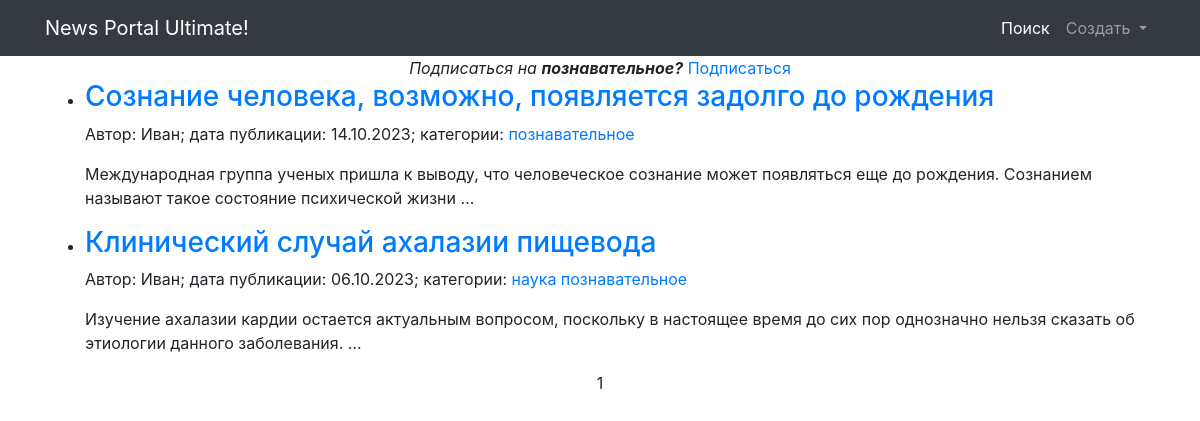
The app's page /news/category/4/ (signed in) with its own data.
### news/models.py (models this page shows, shortened)
class Category(models.Model):
    name = models.CharField(unique=True, max_length=255)  # Уникальное имя категории
    subscribers = models.ManyToManyField(User, blank=True)
    def __str__(self):
        return self.name

class Post(models.Model):
    author = models.ForeignKey(Author, on_delete=models.CASCADE)  # Связь с моделью Author
    time_in = models.DateTimeField(auto_now_add=True)  # Дата и время создания поста
    type = models.CharField(choices=POST_TYPES, max_length=2)  # Тип поста (Статья или Новость)
    category = models.ManyToManyField('Category', through='PostCategory')
    title = models.TextField(max_length=255)  # Заголовок поста
    text = models.TextField()  # Текст поста
    rating = models.IntegerField(default=0)  # Рейтинг поста

class Author(models.Model):
    name = models.CharField(max_length=255)  # Имя автора
    user = models.OneToOneField(User, on_delete=models.CASCADE)  # Связь один-к-одному с моделью User
    rating = models.IntegerField(default=0)  # Рейтинг автора
    def __str__(self):
        return self.name

### news/views.py (the view)
# urls.py: path('category/<int:pk>/', PostCategory.as_view(), name='category'),
class PostCategory(ListView):
    model = Post
    ordering = ['-time_in']
    template_name = 'category.html'
    context_object_name = 'news'
    paginate_by = 10
    def get_queryset(self):
        self.id = resolve(self.request.path_info).kwargs['pk']
        c = Category.objects.get(id=self.id)
        queryset = Post.objects.filter(category=c)
        return queryset
    def get_context_data(self, **kwargs):
        context = super().get_context_data(**kwargs)
        user = self.request.user
        category = Category.objects.get(id=self.id)
        subscribed = category.subscribers.filter(email=user.email)
        if not subscribed:
            context['category'] = category
        return context

### news/templatetags/custom_filters.py (called while the page is built)
@register.filter(name='censor')
def censor(text):
   words = text.split()
   censored_words = []
   for word in words:
      lowercase_word = word.lower()
      if any(re.match(rf'\b{re.escape(word_base)}\w*\b', lowercase_word) for word_base in CENSOR_WORDS):
         censored_word = word[0] + '*' * len(word[1:])
         censored_words.append(censored_word)
      else:
         censored_words.append(word)
   censored_text = ' '.join(censored_words)
   return censored_text

### templates/category.html
{% extends 'flatpages/default.html' %}
{% block content %}
    {% if category.id %}
    <div class="subscribe">
        <em>
            Подписаться на
            <strong>{{category}}?</strong>
        </em>
        <a href="" class="button
        button-outline">
            Подписаться
        </a>
    </div>
    {% include "content.html" %}
    {% endif %}
{% endblock content %}

### templates/content.html (shortened to what this page needs)
{% load custom_filters %}
{% load custom_tags %}
{% if news %}
    <ul>
        {% for new in news|dictsortreversed:"time_in" %}
        <li>
            <h3 style="text-align: left;">
                <a href="{% url 'new' new.id %}">
                    {{new.title|censor}}
                </a>
            </h3>
            <p style="text-align: left;" class="details">
                Автор: <span class="author">{{new.author}}</span>;
                дата публикации: <span class="date">{{new.time_in|date:'d.m.Y'}}</span>;
                категории:
                {% for c in new.category.values %}
                <a href="{% url 'category' c.id %}" class="category">{{c.name}}</a>
                {% endfor %}
            </p>
            <p style="text-align: left;">{{new.text|censor|truncatewords:20}}</p>
        </li>
        {% endfor %}
    </ul>
    {{ page_obj.number }}
{% else %}
    <h2>Постов нет!</h2>
{% endif %}

### records on screen
Category: name "познавательное"
Post: title|censor "Сознание человека, возможно, появляется задолго до рождения", author "Иван", time_in "14.10.2023", text|censor "Международная группа ученых пришла к выводу, что человеческое сознание может появляться еще до рождения. Сознанием называют такое состояние психической жизни …"
Post: title|censor "Клинический случай ахалазии пищевода", author "Иван", time_in "06.10.2023", text|censor "Изучение ахалазии кардии остается актуальным вопросом, поскольку в настоящее время до сих пор однозначно нельзя сказать об этиологии данного заболевания. …"
Category: name "наука"

### other values on screen
{{ page_obj.number }} "1"
